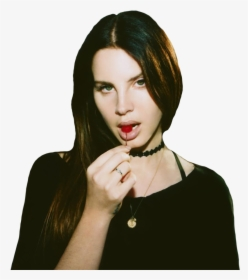
#> input picture RANDOM_PROJECT/PROJECTS/images_cartoon/images/lana.png, 248 x 280 px, found by its file name
$ python imagetocartoon.py
#> lines starting #> are read from the running program, lines starting #| are printed output that depends on the picture; after the words box and inside, x2 and y2 are one past the last pixel; in counts of white or black regions, pixels touching at a corner belong together
import cv2
import numpy as np

# LOAD AN IMAGE USING 'IMREAD'

#img = cv2.imread("D:\LEARNING-PYTHON\RANDOM_PROJECT\PROJECTS\images_cartoon\images/lana.png")

# DISPLAY
#print(img)

filename = "D:\LEARNING-PYTHON\RANDOM_PROJECT\PROJECTS\images_cartoon\images/lana.png"

#print(filename)

def resizeImage(image):
    scale_ratio = 0.9
    width = int(image.shape[1] * scale_ratio)
    height = int(image.shape[0] * scale_ratio)
    new_dimensions = (width, height)
    resized = cv2.resize(image, new_dimensions, interpolation = cv2.INTER_AREA)

    return resized

def findCountours(image):

    contoured_image = image
    gray = cv2.cvtColor(contoured_image, cv2.COLOR_BGR2GRAY)
    edged = cv2.Canny(gray, 30, 100)
    contours, hierarchy = cv2.findContours(edged,
    cv2.RETR_EXTERNAL, cv2.CHAIN_APPROX_NONE)
    cv2.drawContours(contoured_image, contours, contourIdx=-1, color=1, thickness=1)
    cv2.imshow('Image after countouring', contoured_image)
    cv2.waitKey(0)
    cv2.destroyAllWindows()

    return contoured_image

def ColorQuantization(image, K=4):
    Z = image.reshape((-1, 3))
    Z = np.float32(Z)
    criteria = (cv2.TERM_CRITERIA_EPS + cv2.TERM_CRITERIA_MAX_ITER, 10000, 0.0001)
    compactness, label, center = cv2.kmeans(Z, K, None, criteria, 1, cv2.KMEANS_RANDOM_CENTERS)
    center = np.uint8(center)
    res = center[label.flatten()]
    res2 = res.reshape((image.shape))

    return res2

if __name__ == "__main__":

    image = cv2.imread(filename)
#> image is the input picture: shape (280, 248, 3); mean B, G, R 141.6, 153.4, 158.5
    resized_image = resizeImage(image)
#> in resizeImage, `resized = cv2.resize(image, new_dimensions, interpolation = cv2.INTER_..`:
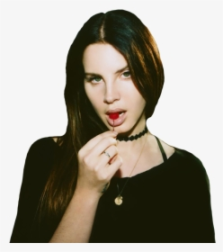
#> resized: shape (252, 223, 3); mean B, G, R 141.6, 153.4, 158.5
    coloured = ColorQuantization(resized_image)
#> in ColorQuantization, `compactness, label, center = cv2.kmeans(Z, K, None, criteria, 1, cv2.K..`: compactness = 22560173.3; center = [[170, 190.3, 214.8], [245.3, 245.5, 245.6], [9.07, 29.37, 30.89], [94.48, 128.4, 156.9]]
#> in ColorQuantization, `center = np.uint8(center)`: center = [[170, 190, 214], [245, 245, 245], [9, 29, 30], [94, 128, 156]]
#> in ColorQuantization, `res2 = res.reshape((image.shape))`:
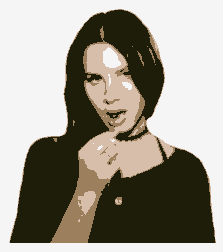
#> res2: shape (252, 223, 3); mean B, G, R 141.4, 153, 157.7
    contoured = findCountours(coloured)
#> in findCountours, `gray = cv2.cvtColor(contoured_image, cv2.COLOR_BGR2GRAY)`:
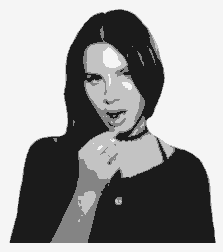
#> gray: shape (252, 223); min 27, max 245, mean 153.1
#> in findCountours, `edged = cv2.Canny(gray, 30, 100)`:
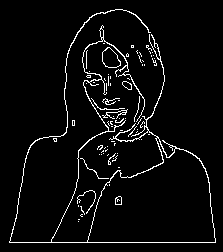
#> edged: shape (252, 223); 4.5% white in thin lines or dots, all inside (x1, y1, x2, y2) = (9, 9, 216, 243)
#> in findCountours, `contours, hierarchy = cv2.findContours(edged, cv2.RETR_EXTERNAL, cv2.C..`: contours = 76 contours, 73 with area under 20; largest, box (x1, y1, x2, y2) and area: (9, 9, 216, 243) 9074, (102, 47, 121, 68) 259, (122, 81, 132, 90) 50
#> in findCountours, `cv2.drawContours(contoured_image, contours, contourIdx=-1, color=1, th..`:
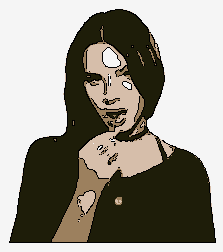
#> contoured_image: shape (252, 223, 3); 4.28% of pixels changed, all inside (x1, y1, x2, y2) = (9, 9, 216, 243)
    final_image = contoured
    save_q = input("Save the image? [y]/[n] ")
#> the answer given: out.png

    if save_q == "y":

        cv2.imwrite("cartoonized_"+ filename, final_image)
        print("Image saved!")
